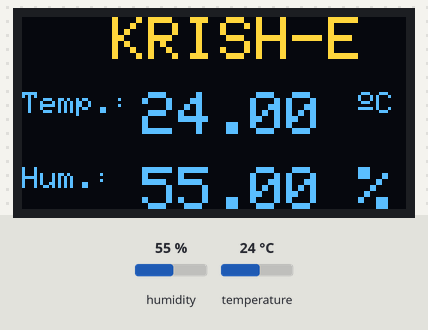
A sketch run on a simulated Arduino Uno, built with avr-gcc and run on an emulated ATmega328P. Parts: 128×64 one-colour display. The inputs (shaded band) are chosen by the test bench; at power-on: humidity 55 %, temperature 24 °C. The OLED is the two-colour kind (top 16 rows yellow).

Above: at 3.2 s.
3.3 s: humidity set to 22 %
At 4.7 s:
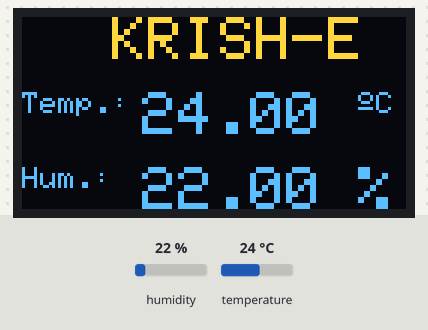
6.0 s: temperature set to 12 °C
At 6.9 s:
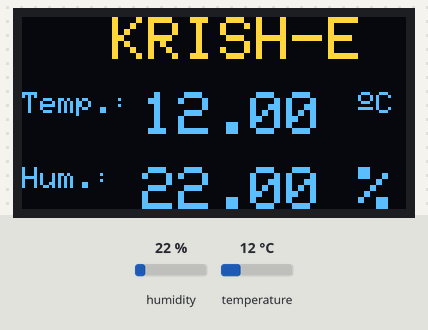
8.7 s: humidity set to 40 %
At 11.1 s:
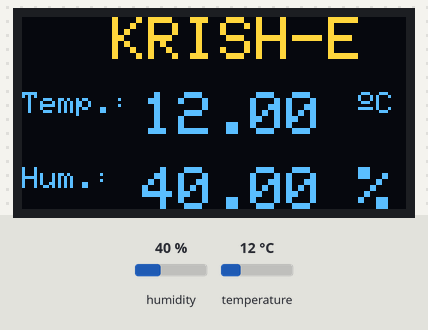
11.7 s: temperature set to 19 °C
At 13.3 s:
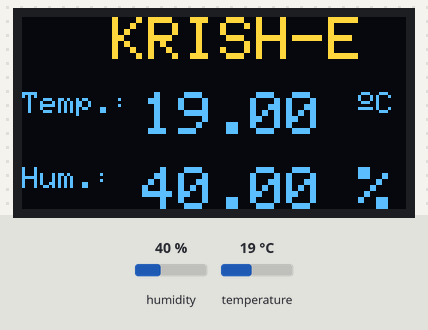
Timing chart, 0 to 14.8 s (numbered marks = the images above; inputs shaded):
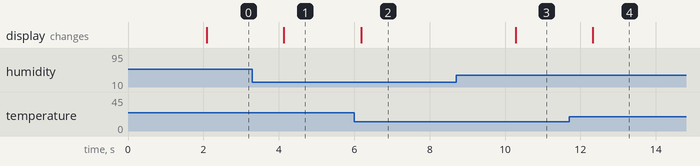

The sketch:

display_with_arduino.ino
```cpp
#include <Adafruit_GFX.h>
#include <Adafruit_SH1106.h>
#include <Adafruit_Sensor.h>
#include "DHT.h"


#define SCREEN_WIDTH 128 // OLED display width, in pixels
#define SCREEN_HEIGHT 64 // OLED display height, in pixels

#define OLED_RESET -1
Adafruit_SH1106 display(OLED_RESET);

#define DHTPIN 2     // Digital pin connected to the DHT sensor

// Uncomment the type of sensor in use:
#define DHTTYPE    DHT11     // DHT 11
//#define DHTTYPE    DHT22     // DHT 22 (AM2302)
//#define DHTTYPE    DHT21     // DHT 21 (AM2301)

DHT dht(DHTPIN, DHTTYPE);

void setup() {
  Serial.begin(9600);
  dht.begin();
  display.begin(SH1106_SWITCHCAPVCC, 0x3C);
  delay(2000);
  display.clearDisplay();
  display.setTextColor(WHITE);
}

void loop() {


  //read temperature and humidity
  float t = dht.readTemperature();
  float h = dht.readHumidity();
  if (isnan(h) || isnan(t)) {
    Serial.println("Failed to read from DHT sensor!");
  }

  //clear display
  display.clearDisplay();

  // display temperature
  display.setTextSize(2);
  display.setCursor(30,0);
  display.print("KRISH-E");


  display.setTextSize(1);
  display.setCursor(0,25);
  display.print("Temp.: ");
  display.setTextSize(2);
  display.setCursor(40,25);
  display.print(t);
  display.print(" ");
  display.setTextSize(1);
  display.cp437(true);
  display.write(167);
  display.setTextSize(1);
  display.print("C");

  // display humidity
  display.setTextSize(1);
  display.setCursor(0, 50);
  display.print("Hum.: ");
  display.setTextSize(2);
  display.setCursor(40, 50);
  display.print(h);
  display.print(" %");

  display.display();
}
```

Measured:
- after the input at 3.3 s, the display: changes after 0.84 s (image 1)
- after the input at 6.0 s, the display: changes after 0.19 s (image 2)
- after the input at 8.7 s, the display: changes after 1.6 s (image 3)
- after the input at 11.7 s, the display: changes after 0.63 s (image 4)
